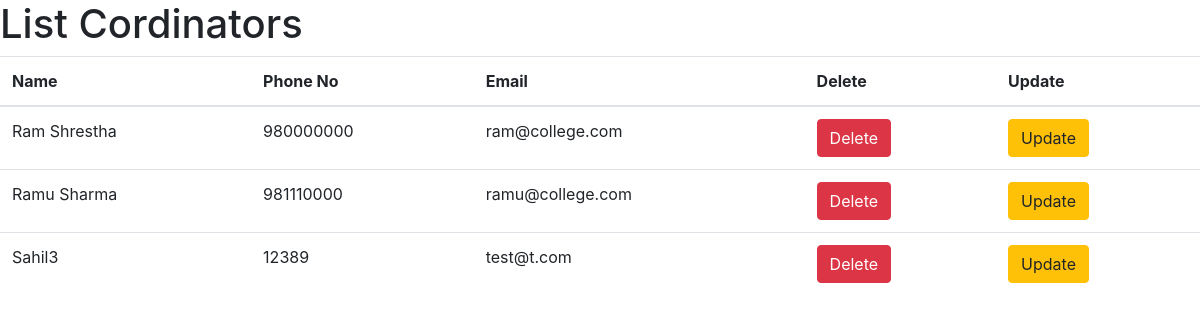
Before: /list_cord/ with the older database file.
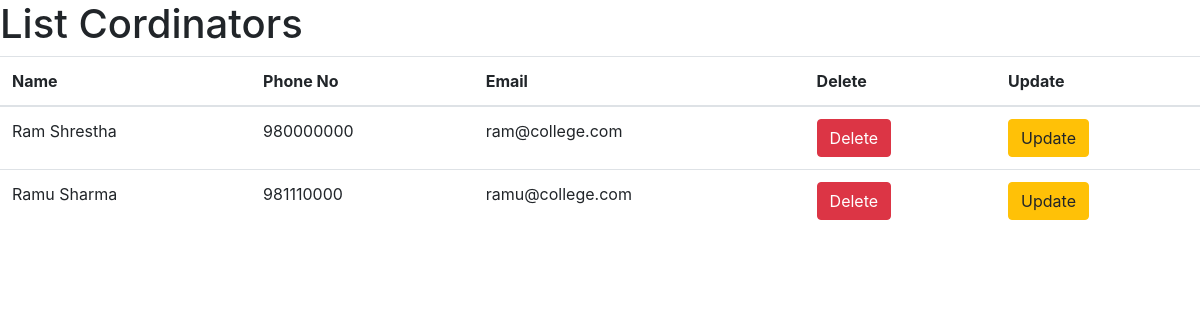
After: the same page with the newer database file.
### student_mgmt_system/models.py (models this page shows)
class Cordinator(models.Model):
    name = models.CharField(max_length=255)
    phone_no = models.CharField(max_length=15)
    email = models.EmailField()
    def __str__(self):
        return self.name

### student_mgmt_system/views.py (the view)
# urls.py: path('list_cord/', views.ListCord.as_view(), name='list_cord'),
class ListCord(ListView):
    model = Cordinator
    template_name = 'list_cord.html'
    context_object_name = 'list_cord'

### template/list_cord.html (shortened to what this page needs)
<!DOCTYPE html>
<html lang="en">
<head>
      <link rel="stylesheet" type="text/css"
      href="https://cdn.jsdelivr.net/npm/bootstrap@4.6.0/dist/css/bootstrap.min.css">
</head>
<body>
    <h1>List Cordinators</h1>
    <table class="table">
        <thead>
            <th>Name</th>
            <th>Phone No</th>
            <th>Email</th>
            <th>Delete</th>
            <th>Update</th>
        </thead>
        {% for cord in list_cord %}
            {% if cord.name != 'sahil' %}
                <tr>
                    <td>{{ cord }}</td>
                    <td>{{ cord.phone_no }}</td>
                    <td>{{ cord.email }}</td>
                    <td>
                        <a href="{% url 'delete_cord' id=cord.id %}">
                            <button class="btn btn-danger">Delete</button>
                        </a>
                    </td>
                    <td>
                        <a href="{% url
                         id=cord.id %}">
                            <button class="btn btn-warning">Update</button>
                        </a>
                    </td>
                </tr>
            {% endif %}
        {% endfor %}
    </table>
</body>
</html>

Changed rows visible on the page:
removed Cordinator: name "Sahil3", phone_no "12389", email "test@t.com"
